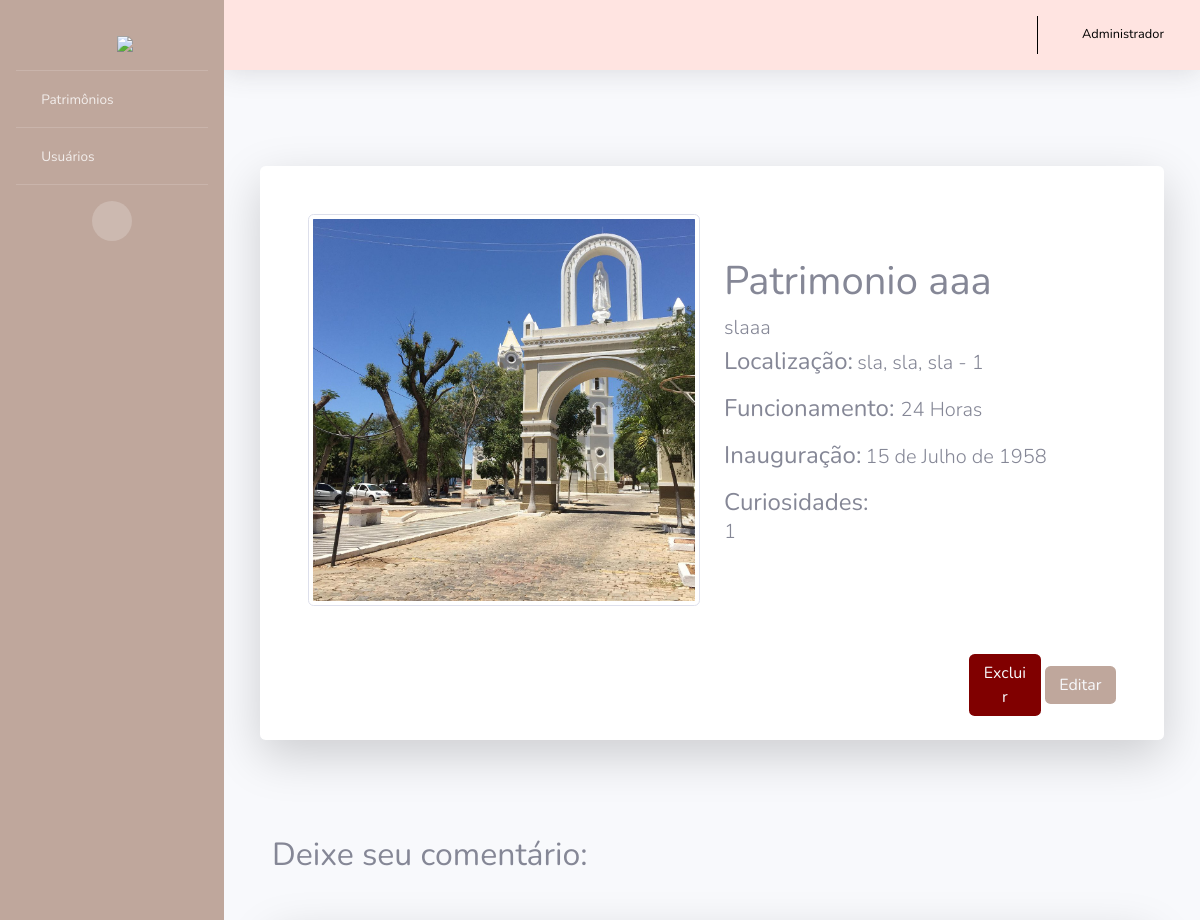
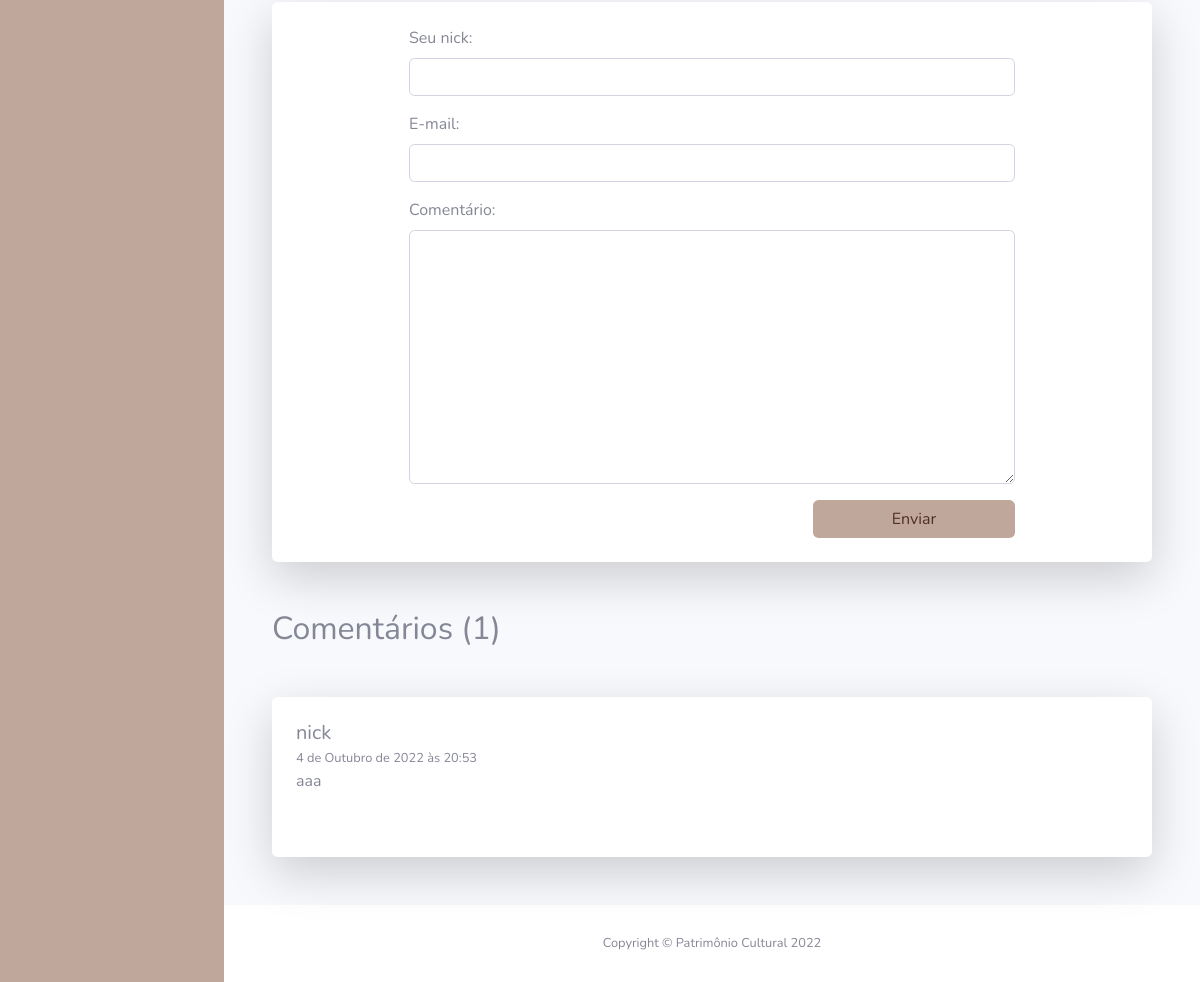
/showPatrimonio/1 (signed in), run on the app's committed database (2 pictures, top to bottom).
### PC/models.py (models this page shows, shortened)
class Usuario(AbstractUser):
    cidade = models.CharField(max_length=100)
    choices_tipo = (
        ('S', 'Auxiliar'),
        ('A', 'Administrador')
        )
    tipo = models.CharField(max_length=1, choices=choices_tipo)

class Patrimonio(models.Model):
    codigo = models.AutoField(primary_key=True)
    usuario = models.ForeignKey(Usuario, on_delete=models.CASCADE)
    nome = models.CharField(max_length=100)
    descricao = models.TextField(max_length=400)
    cidade = models.CharField(max_length=100)
    bairro = models.CharField(max_length=100)
    logradouro = models.CharField(max_length=100)
    numero = models.CharField(max_length=16)
    datainauguracao = models.DateField(null=True, blank=True)
    funcionamento = models.CharField(max_length=100)
    curiosidades = models.TextField(null=True, blank=True)
    foto = models.ImageField(upload_to="img", null=True, blank=True)

class Comentario(models.Model):
    codigo = models.AutoField(primary_key=True)
    patrimonio = models.ForeignKey(Patrimonio, on_delete=models.CASCADE)
    nome = models.CharField(max_length=100)
    email = models.EmailField()
    comentario = models.TextField()
    data = models.DateTimeField(default=datetime.now(), blank=True)

### PC/views.py (the view)
# urls.py: path('showPatrimonio/<int:id>', showP, name='url_showP'),
def showP(request, id):
    patr = Patrimonio.objects.get(pk=id)
    qtdComent = Comentario.objects.filter(patrimonio = id). aggregate(decla_count=Count ('*'))
    comt = Comentario.objects.filter(patrimonio = id)
    if request.method == "POST":
        form = ComentarioForm(request.POST, request.FILES)
        if form.is_valid():
            obj = Comentario.objects.create(
                patrimonio = Patrimonio(codigo = id),
                nome = form.cleaned_data.get("nome"),
                comentario = form.cleaned_data.get("comentario"),
                data = datetime.now(),
            )
            obj.save()
            return redirect("/showPatrimonio/"+str(id))
    else:
        form = ComentarioForm()
    pacote = {
        "patrimonio": patr,
        "form": form,
        "qtdComent": qtdComent,
        "comentarios": comt,
    }
    return render(request,"showP.html", pacote)

### PC/forms.py
class ComentarioForm(django_forms.Form):
    nome = django_forms.CharField(max_length=100, label="Seu nick:")
    email = django_forms.EmailField(label="E-mail:")
    comentario = django_forms.CharField(widget=django_forms.Textarea, max_length=1000, label="Comentário:")

### PC/templates/showP.html (shortened to what this page needs)
{% extends request.user.is_authenticated|yesno:'layouts/layout.html,layouts/index.html' %}
{% block conteudo %}
{% load crispy_forms_tags %}
<section class="category-section" >
  <div class="container" data-aos="fade-up">
    <div class="row mb-5">
      <div class="d-md-flex post-entry-2 half">
        <div class="card o-hidden border-0 shadow-lg my-5">
          <div class="card-body p-0">
              <section class="py-0">
                  <div class="container px-4 px-lg-5 my-5">
                      <div class="row gx-4 gx-lg-5 align-items-center">
                          <div class="col-md-6"><img class="img-thumbnail" src="{{ patrimonio.foto.url }}" alt="..." /></div>
                          <div class="col-md-6">
                            <h1 class="">{{ patrimonio.nome }}</h1>
                            <div class="mb-1 lead">{{ patrimonio.descricao }}</div>
                              <div class=" fs-0 mb-3 display-5">
                                  <span class="text-decoration-line h4"> Localização:</span>
                                  <span class="lead display-5">{{ patrimonio.cidade }}, {{ patrimonio.bairro }}, {{ patrimonio.logradouro}} - {{ patrimonio.numero }}</span>
                              </div>
                              <div class="fs-0 mb-3">
                                  <span class="text-decoration-line h4"> Funcionamento: </span>
                                  <span class="lead display-5">{{ patrimonio.funcionamento }}</span>
                              </div>
                              <div class="fs-0 mb-3">
                                  <span class="text-decoration-line h4"> Inauguração:</span>
                                  <span class="lead display-5">{{ patrimonio.datainauguracao }}</span>
                              </div>
                              <div class="fs-0 mb-3">
                                  <span class="h4 text-gray-550"> Curiosidades:</span>
                                  <p class="lead display-5">{{ patrimonio.curiosidades }}</p>
                              </div>
                          </div>
                      </div>
                  </div>
              </section>
              {%if user.is_authenticated %}
              <div class="text-right mr-5 mb-4">
                  <a href="{% url 'url_delP' patrimonio.codigo %}" class="btn bg-vermelho text-light btn-user col-sm-1 mr-auto" value="Excluir Perfil">Excluir</a>
                  <a href="{% url 'url_updateP' patrimonio.codigo %}" class="btn bg-marrom text-light btn-user col-sm-1 ml-auto" value="Editar">Editar</a>
              </div>
              {% endif %}
          </div>
        </div>
      </div>
    </div>
  </div>
</section>
<section class="category-section" >
  <div class="container" data-aos="fade-up">
    <h2>Deixe seu comentário:</h2>
        <div class="card o-hidden border-0 shadow-lg my-5">
          <div class="card-body p-0">
            <div class="row justify-content-center">
                <div class="col-lg-9">
                  <div class="m-4">
                    <div class="media g-mb-30 media-comment">
                        <div class="media-body u-shadow-v18 g-bg-secondary g-pa-30">
                          <form  class="user" method="POST">
                            {{form|crispy}}
                            <div class="text-right">
                              <input type="submit" class="btn bg-marrom text-logo col-sm-4 -md-auto" value="Enviar">
                            </div>
                          </form>
                        </div>
                    </div>
                  </div>
                </div>
              </div>
          </div>
        </div>
  </div>
</section>
<section class="category-section" >
  <div class="container" data-aos="fade-up">
    <h2>Comentários ({{ qtdComent.decla_count }})</h2>
        {% for i in comentarios %}
          <div class="card o-hidden border-0 shadow-lg my-5">
              <div class="card-body p-0">
                  <div class=" m-4">
                      <div class="media g-mb-30 media-comment">
                          <div class="media-body u-shadow-v18 g-bg-secondary g-pa-30">
                            <div class="">
                              <h5 class="h5 g-color-gray-dark-v1 mb-0">{{ i.nome }}</h5>
                              <span class="g-color-gray-dark-v4 g-font-size-12"><small>{{ i.data }}</small></span>
                            </div>
                            <p>{{ i.comentario }}</p>
                            <ul class="list-inline d-sm-flex my-0">
                              {% load permission_tags %}
                              {%if user|can:'remover_comentario'%}
                              <li class="list-inline-item ml-auto">
                                <a class="u-link-v5 g-color-gray-dark-v4 g-color-primary--hover" href="{% url 'url_delC' patrimonio.codigo i.codigo %}">
                                  <i class="fa fa-trash text-laranja g-pos-rel g-top-1 g-mr-3"></i>
                                </a>
                              </li>
                              {% endif%}
                            </ul>
                          </div>
                      </div>
                  </div>
              </div>
          </div>
        {% endfor %}
  </div>
</section>
{% endblock %}

### PC/templates/layouts/layout.html (shortened to what this page needs)
{% load static %}
<!DOCTYPE html>
<html lang="pt-br">
<head>
    <link href="{% static 'vendor/fontawesome-free/css/all.min.css' %}" rel="stylesheet" type="text/css">
    <link href="{% static 'css/sb-admin-2.css' %}" rel="stylesheet">
</head>
<body id="page-top">
    <div id="wrapper">
        <ul class="navbar-nav bg-marrom sidebar sidebar-dark accordion" id="accordionSidebar">
            <a class="sidebar-brand d-flex align-items-center justify-content-center" href="{% url 'url_index' %}">
                <div class="sidebar-brand-icon">
                    <i class="fas fa-map-marker-alt text-logo"></i>
                </div>
                <div class="sidebar-brand-text mx-2 mt-3"><img src="{% static 'img/logocerta1.png'%}" style="width: 70%;"></div>
            </a>
            <hr class="sidebar-divider my-0">
            <li class="nav-item">
                <a class="nav-link collapsed" href="#" data-toggle="collapse" data-target="#patrimonios"
                    aria-expanded="true" aria-controls="collapseUtilities">
                    <i class="fas fa-fw fas fa-map-marked-alt"></i>
                    <span>Patrimônios</span>
                </a>
                        {% load permission_tags %}
            </li>
            {% if user|has_role:'administrador' %}
            <hr class="sidebar-divider my-0">
            <li class="nav-item">
                <a class="nav-link collapsed" href="#" data-toggle="collapse" data-target="#usuarios"
                    aria-expanded="true" aria-controls="collapseUtilities">
                    <i class="fas fa-fw fas fa-user"></i>
                    <span>Usuários</span>
                </a>
            </li>
            {% endif %}
            <hr class="sidebar-divider d-none d-md-block">
            <div class="text-center d-none d-md-inline">
                <button class="rounded-circle border-0" id="sidebarToggle"></button>
            </div>
        </ul>
        <div id="content-wrapper" class="d-flex flex-column">
            <div id="content">
                <nav class="navbar navbar-expand navbar-light topbar mb-4 static-top shadow bg-rosa">
                    <ul class="navbar-nav ml-auto">
                        <li class="nav-item dropdown no-arrow">
                            <a class="nav-link dropdown-toggle" href="#" id="userDropdown" role="button"
                                data-toggle="dropdown" aria-haspopup="true" aria-expanded="false">
                                <span class="mr-2 d-none d-lg-inline text-preto small"><i class="fas fa-user"></i>&nbsp;&nbsp;{{ user.get_full_name }}</span>
                            </a>
                        </li>
                    </ul>
                </nav>
                <div class="container-fluid">
                    {% block conteudo %}
                    {% endblock %}
                </div>
            </div>
            <footer class="sticky-footer bg-white">
                <div class="container my-auto">
                    <div class="copyright text-center my-auto">
                        <span>Copyright &copy; Patrimônio Cultural 2022</span>
                    </div>
                </div>
            </footer>
        </div>
    </div>
</body>
</html>

### data on the page
Usuario: get_full_name "Administrador"
Patrimonio: foto (picture), nome "Patrimonio aaa", descricao "slaaa", cidade "sla", bairro "sla", logradouro "sla", numero "1", funcionamento "24 Horas", datainauguracao "15 de Julho de 1958", curiosidades "1"
Comentario: nome "nick", data "4 de Outubro de 2022 às 20:53", comentario "aaa"

### other printed values
{{ qtdComent.decla_count }} "1"
